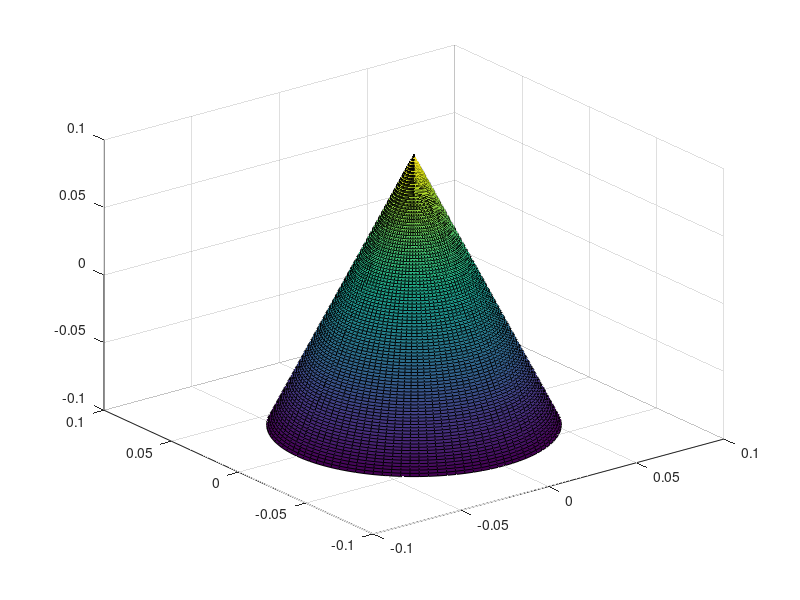

Reproduce this figure in MATLAB.
h = 0.2; % height of the cone
w = 1/(2*h);
r = -linspace(0,h); 
th = linspace(0,2*pi);
[R,T] = meshgrid(r,th);
Xc = R.*cos(T)./3; % ./3 is for width scaling
Yc = R.*sin(T)./3;
Zc = R + h/2;

surf(Xc,Yc,Zc)